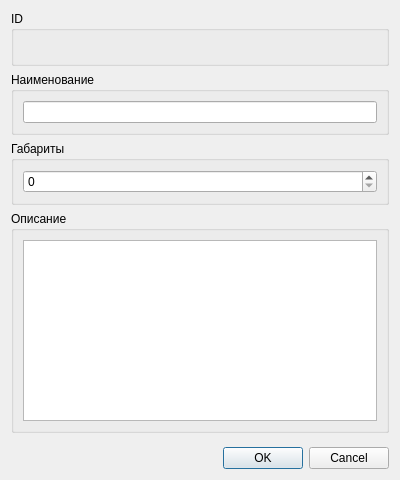
<?xml version="1.0" encoding="UTF-8"?>
<ui version="4.0">
 <class>NewProductDialog</class>
 <widget class="QDialog" name="NewProductDialog">
  <property name="geometry">
   <rect>
    <x>0</x>
    <y>0</y>
    <width>400</width>
    <height>480</height>
   </rect>
  </property>
  <property name="windowTitle">
   <string>Редактирование товара</string>
  </property>
  <layout class="QVBoxLayout" name="verticalLayout_4">
   <item>
    <widget class="QGroupBox" name="groupBox_3">
     <property name="title">
      <string>ID</string>
     </property>
     <layout class="QVBoxLayout" name="verticalLayout_3">
      <item>
       <widget class="QLabel" name="idLabel">
        <property name="text">
         <string/>
        </property>
       </widget>
      </item>
     </layout>
    </widget>
   </item>
   <item>
    <widget class="QGroupBox" name="groupBox">
     <property name="title">
      <string>Наименование</string>
     </property>
     <layout class="QVBoxLayout" name="verticalLayout">
      <item>
       <widget class="QLineEdit" name="titleInput"/>
      </item>
     </layout>
    </widget>
   </item>
   <item>
    <widget class="QGroupBox" name="groupBox_4">
     <property name="title">
      <string>Габариты</string>
     </property>
     <layout class="QHBoxLayout" name="horizontalLayout">
      <item>
       <widget class="QSpinBox" name="sizeSpinner">
        <property name="maximum">
         <number>10000</number>
        </property>
       </widget>
      </item>
     </layout>
    </widget>
   </item>
   <item>
    <widget class="QGroupBox" name="groupBox_2">
     <property name="title">
      <string>Описание</string>
     </property>
     <layout class="QVBoxLayout" name="verticalLayout_2">
      <item>
       <widget class="QPlainTextEdit" name="descriptionInput"/>
      </item>
     </layout>
    </widget>
   </item>
   <item>
    <spacer name="verticalSpacer">
     <property name="orientation">
      <enum>Qt::Vertical</enum>
     </property>
     <property name="sizeHint" stdset="0">
      <size>
       <width>20</width>
       <height>18</height>
      </size>
     </property>
    </spacer>
   </item>
   <item>
    <widget class="QDialogButtonBox" name="buttonBox">
     <property name="orientation">
      <enum>Qt::Horizontal</enum>
     </property>
     <property name="standardButtons">
      <set>QDialogButtonBox::Cancel|QDialogButtonBox::Ok</set>
     </property>
    </widget>
   </item>
  </layout>
 </widget>
 <resources/>
 <connections>
  <connection>
   <sender>buttonBox</sender>
   <signal>accepted()</signal>
   <receiver>NewProductDialog</receiver>
   <slot>accept()</slot>
   <hints>
    <hint type="sourcelabel">
     <x>248</x>
     <y>254</y>
    </hint>
    <hint type="destinationlabel">
     <x>157</x>
     <y>274</y>
    </hint>
   </hints>
  </connection>
  <connection>
   <sender>buttonBox</sender>
   <signal>rejected()</signal>
   <receiver>NewProductDialog</receiver>
   <slot>reject()</slot>
   <hints>
    <hint type="sourcelabel">
     <x>316</x>
     <y>260</y>
    </hint>
    <hint type="destinationlabel">
     <x>286</x>
     <y>274</y>
    </hint>
   </hints>
  </connection>
 </connections>
</ui>
